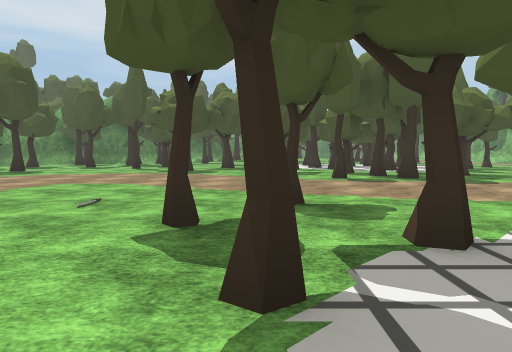
view 1 (above)

19 first-person views from a walk through a Unity game level. The camera is 1.3 m above the floor, tilts 4° down and sees 70° across. The floor is counted in squares, 2 m on a side. Each view is taken from the middle of a square. On the plan, view 1 faces up. The plan holds only what a view shows up to about 11 squares ahead; the rest is blank. The place goes on beyond the plan. Some animated figures are left out. Some surface patterns are stand-ins.

view 2
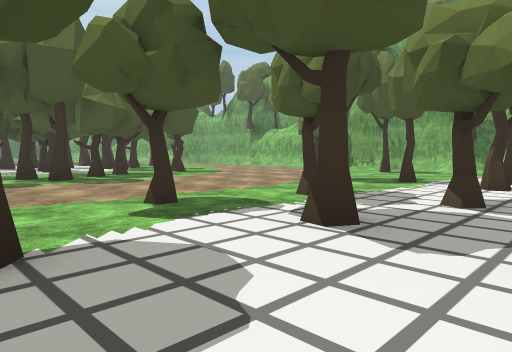

view 3
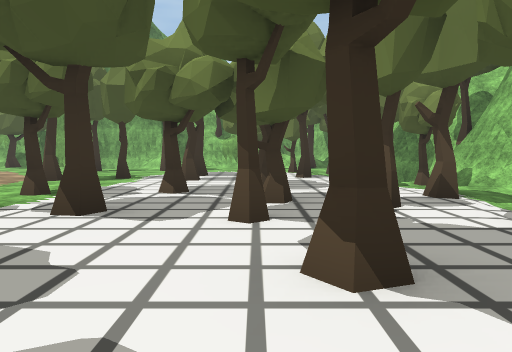

view 4
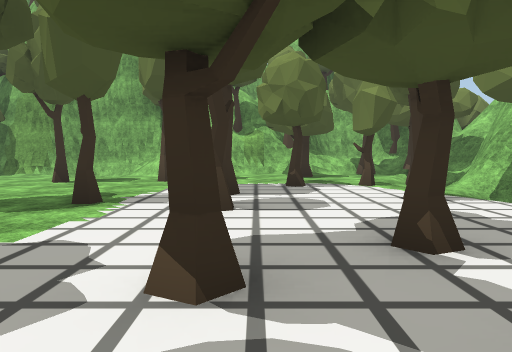

view 5
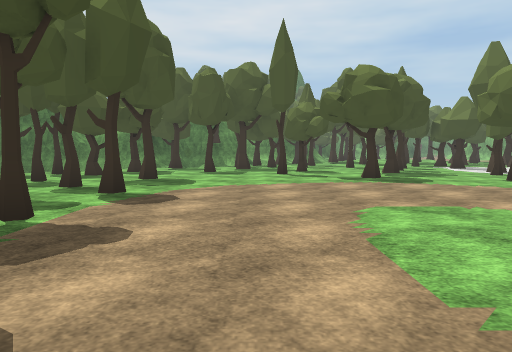

view 6
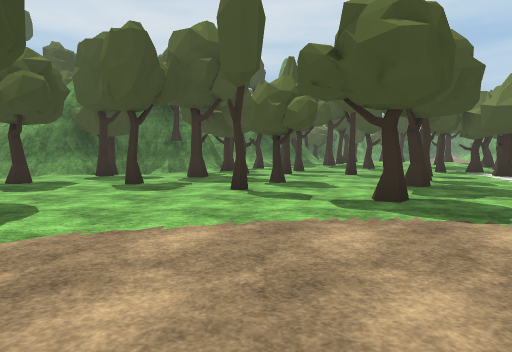

view 7
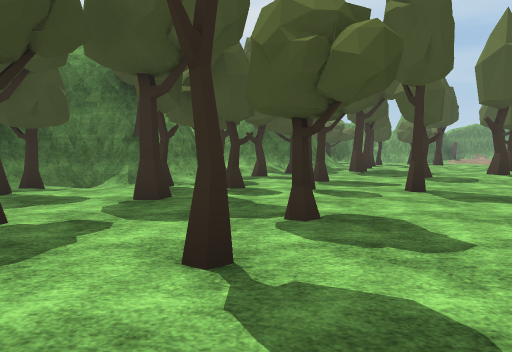

view 8
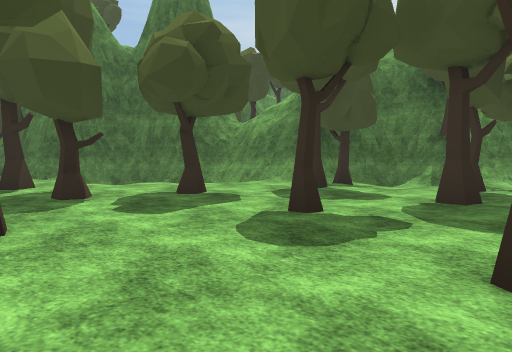

view 9
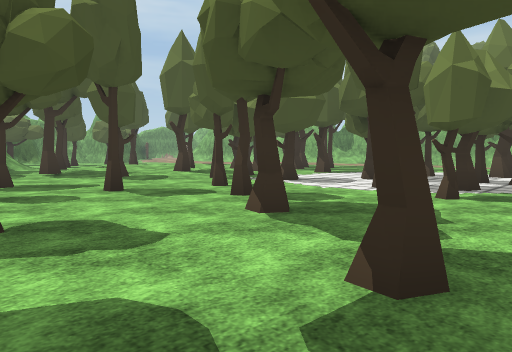

view 10
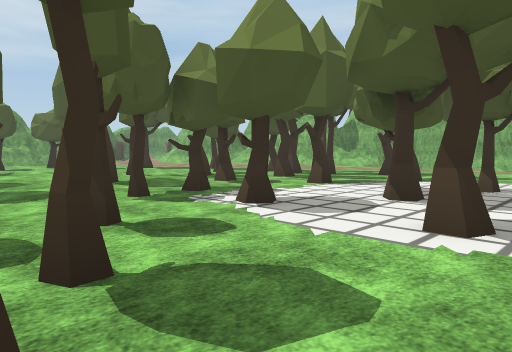

view 11
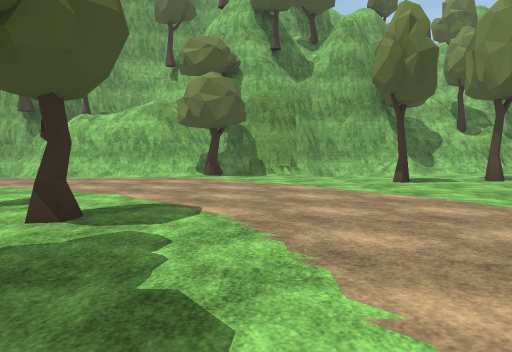

view 12
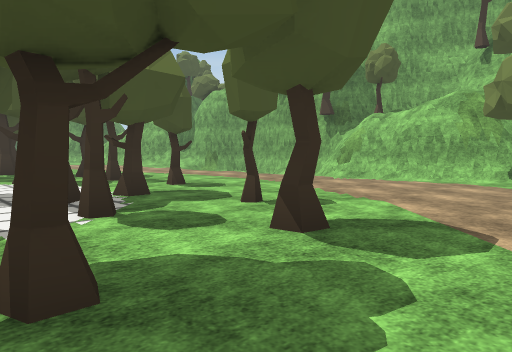

view 13
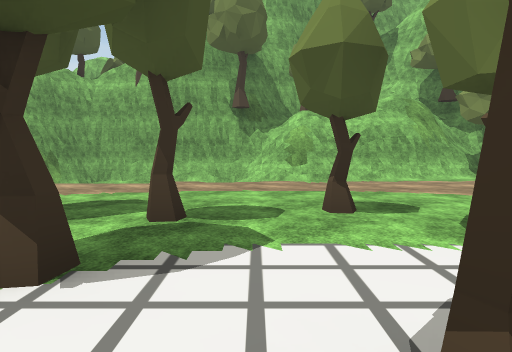

view 14
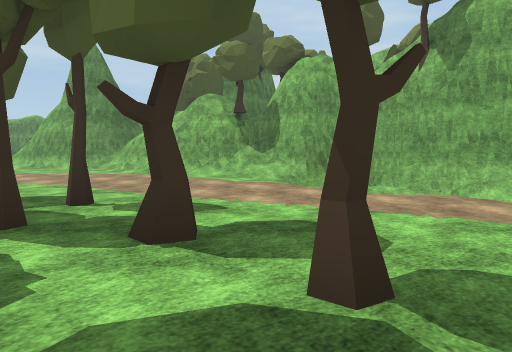

view 15
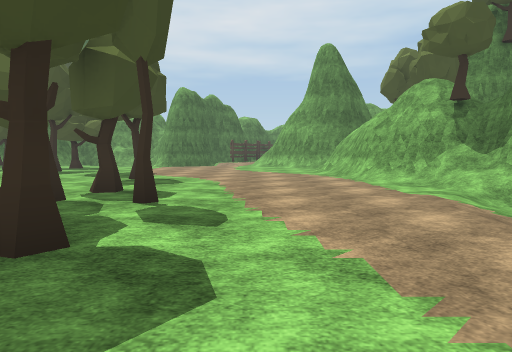

view 16
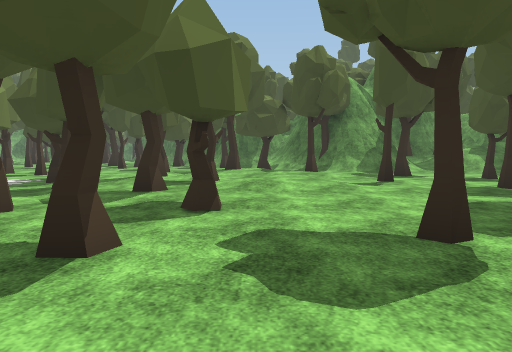

view 17
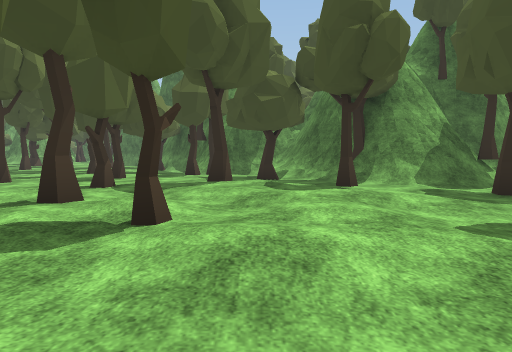

view 18
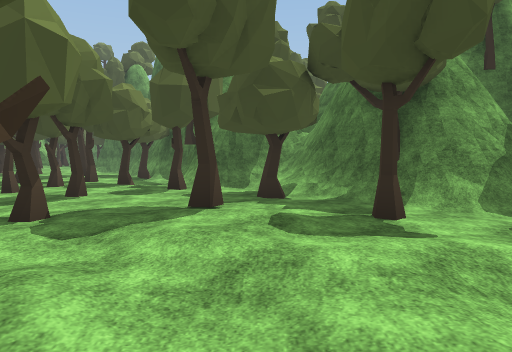

view 19
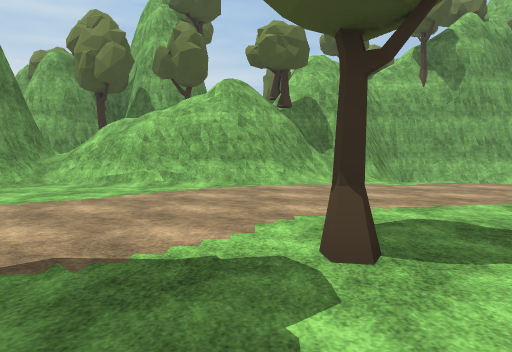

### Floor plan
Key: @ floor where view 1 was taken; # wall or solid block; . main floor; : floor 0.25 m higher than the main floor; + floor 0.75 m higher than the main floor; * floor 1 m higher than the main floor; % floor 3.5 m higher than the main floor; / step, stairs or slope; = window, fence, low wall or low ledge; T tree; O other object.
Columns run from 16 left of view 1 to 16 right of it. Each row starts with its distance up from view 1.
 27                T..T.     ....=  #
 26               #/.T..T.T.....==%T#
 25              ##/...T......../#=
 24             ##T.T/........../###
 23           ###....///:..T...../T#
 22           #..T..::/::........./#
 21           #T...T://T..T.T...../##
 20        #### T...::T:T..T.T...///#
 19       ##//.T.T..T:..T.T.T..../ /#
 18     ###/T/T......TTT..O......  /#
 17    ##///....TT.T.....T..T..../ /#
 16   ##/ /.T..T....T.T..T.TT..../ /#
 15  ##  //.........T...T.T......./##
 14 ##// /.T..T.T..T..T...T..T...//#
 13   ./..TT....T....T.TT..T.....//#
 12      T........T.....T.T......./#
 11       T..T.......T..T...T...../#
 10        .T..........TTT..T...../#
  9        ..T........T.TT........T#
  8        T....................../#
  7         ....................../#
  6          T..................../#
  5          ...................T./#
  4           ......T..T....T...../#
  3            .  .T.T...T...T..T./#
  2               ..T...T......  ..#
  1                .......T.TT.....#
  0                 @..T.T.T...T.T/T
 -1                  .T......T.T...*
 -2                   ..T..O.////.T+
 -3                    T/T.T  T/T/T
 -4                      /////####
 -5                        ####

Positions as (right, up) in squares from view 1, and headings:
1: (0, 0), facing up
2: (1, 0), facing up-right
3: (0, 0), facing right
4: (4, 1), facing right
5: (-5, 3), facing up
6: (-4, 7), facing up
7: (-4, 11), facing up
8: (-4, 11), facing up-left
9: (-4, 11), facing up-right
10: (-1, 13), facing up-right
11: (4, 8), facing right
12: (5, 8), facing up-right
13: (5, 15), facing right
14: (7, 15), facing up-right
15: (10, 15), facing up
16: (10, 22), facing left
17: (6, 22), facing left
18: (4, 22), facing left
19: (5, 24), facing right
